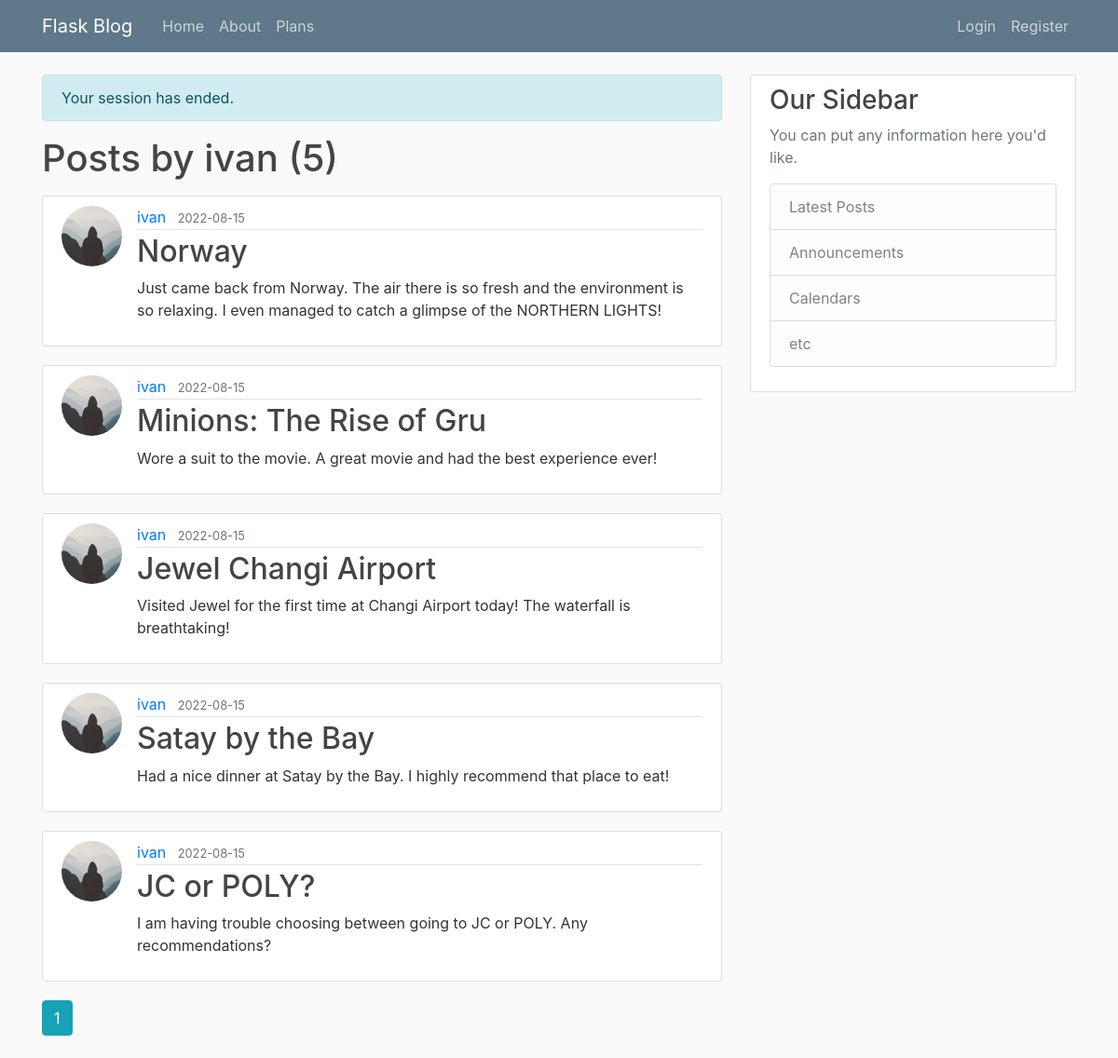
/user/ivan (signed in), run on the app's committed database.
### flaskblog/models.py (models this page shows, shortened)
class User(db.Model, UserMixin):
    id = db.Column(db.Integer, primary_key=True)
    username = db.Column(db.String(20), unique=True, nullable=False)
    is_premium = db.Column(db.Boolean, nullable=False, default=False)
    role_id = db.Column(db.Integer, db.ForeignKey('role.id'), nullable=False, default=1)
    email = db.Column(db.String(120), unique=True, nullable=False)
    image_file = db.Column(db.String(20), nullable=False, default='default.jpg')
    encrypted_password = db.Column(db.Text, nullable=False)
    nonce = db.Column(db.Text, nullable=False)
    tag = db.Column(db.Text, nullable=False)
    login_attempt = db.Column(db.Integer, nullable=False, default=0)
    posts = db.relationship('Post', backref='author', lazy=True)
    mfa = db.Column(db.Boolean, default=False, nullable=False)
    comments = db.relationship('Comment', backref='user', lazy=True)
    logout_time = db.Column(db.DateTime)

class Post(db.Model):
    id = db.Column(db.Integer, primary_key=True)
    title = db.Column(db.String(100), nullable=False)
    date_posted = db.Column(db.DateTime, nullable=False, default=datetime.utcnow)
    content = db.Column(db.Text, nullable=False)
    user_id = db.Column(db.Integer, db.ForeignKey('user.id'), nullable=False)
    comments = db.relationship('Comment', lazy=True)

### flaskblog/users/routes.py (the view)
@users.route("/user/<string:username>")
def user_posts(username):
    page = request.args.get('page', 1, type=int)
    user = User.query.filter_by(username=username).first_or_404()
    posts = Post.query.filter_by(author=user)\
        .order_by(Post.date_posted.desc())\
        .paginate(page=page, per_page=5)
    return render_template('posts/user_posts.html', posts=posts, user=user)

### flaskblog/models.py (called while the page is built)
@login_manager.user_loader
def load_user(user_id):
    return User.query.get(int(user_id))

### run.py (called while the page is built)
@app.before_request
def before_request():
    if current_user.is_active:
        if current_user.logout_time == None:
            flash('Your session has ended.', 'info')
            logout_user()
        elif datetime.now() >= current_user.logout_time:
            current_user.logout_time = None
            db.session.commit()
            flash('Your session is invalid.', 'info')
            logout_user()
            flash('This session has ended', 'danger')
    session.permanent = True
    app.permanent_session_lifetime = timedelta(minutes=10)
    session.modified = True
    g.user = current_user

### flaskblog/templates/posts/user_posts.html
{% extends "layout.html" %}
{% block content %}
    <h1 class="mb-3">Posts by {{ user.username }} ({{ posts.total }})</h1>
    {% for post in posts.items %}
        <article class="media content-section">
          <img class="rounded-circle article-img" src="{{ url_for('static', filename='profile_pics/' + post.author.image_file) }}">
          <div class="media-body">
            <div class="article-metadata">
              <a class="mr-2" href="{{ url_for('users.user_posts', username=post.author.username) }}">{{ post.author.username }}</a>
              <small class="text-muted">{{ post.date_posted.strftime('%Y-%m-%d') }}</small>
            </div>
            <h2><a class="article-title" href="{{ url_for('posts.post', post_id=post.id) }}">{{ post.title }}</a></h2>
            <p class="article-content">{{ post.content }}</p>
          </div>
        </article>
    {% endfor %}
    {% for page_num in posts.iter_pages(left_edge=1, right_edge=1, left_current=1, right_current=2) %}
      {% if page_num %}
        {% if posts.page == page_num %}
          <a class="btn btn-info mb-4" href="{{ url_for('users.user_posts', username=user.username, page=page_num) }}">{{ page_num }}</a>
        {% else %}
          <a class="btn btn-outline-info mb-4" href="{{ url_for('users.user_posts', username=user.username, page=page_num) }}">{{ page_num }}</a>
        {% endif %}
      {% else %}
        ...
      {% endif %}
    {% endfor %}
{% endblock content %}

### flaskblog/static/main.css (style rules this page uses)
body { background: #fafafa; color: #333333; margin-top: 5rem; }
h1, h2, h3, h4, h5, h6 { color: #444444; }
.content-section { background: #ffffff; padding: 10px 20px; border: 1px solid #dddddd; border-radius: 3px; margin-bottom: 20px; }
.article-title { color: #444444; }
.article-content { white-space: pre-line; }
.article-img { height: 65px; width: 65px; margin-right: 16px; }
.article-metadata { padding-bottom: 1px; margin-bottom: 4px; border-bottom: 1px solid #e3e3e3 }

### data on the page
User: username "ivan"
Post: image_file (placeholder picture), author.username "ivan", date_posted "2022-08-15", title "Norway", content "Just came back from Norway. The air there is so fresh and the environment is so relaxing. I even managed to catch a glimpse of the NORTHERN LIGHTS!"
Post: image_file (placeholder picture), author.username "ivan", date_posted "2022-08-15", title "Minions: The Rise of Gru", content "Wore a suit to the movie. A great movie and had the best experience ever!"
Post: image_file (placeholder picture), author.username "ivan", date_posted "2022-08-15", title "Jewel Changi Airport", content "Visited Jewel for the first time at Changi Airport today! The waterfall is breathtaking!"
Post: image_file (placeholder picture), author.username "ivan", date_posted "2022-08-15", title "Satay by the Bay", content "Had a nice dinner at Satay by the Bay. I highly recommend that place to eat!"
Post: image_file (placeholder picture), author.username "ivan", date_posted "2022-08-15", title "JC or POLY?", content "I am having trouble choosing between going to JC or POLY. Any recommendations?"

### other printed values
{{ message }} "Your session has ended."
{{ posts.total }} "5"
{{ page_num }} "1"
